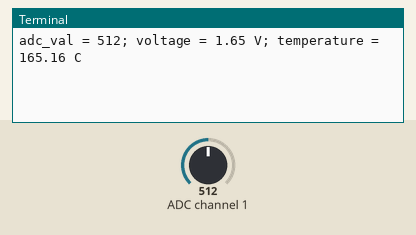
Recording of a program running on a simulated Raspberry Pi (BCM pin numbers). Shown: the last lines printed to the terminal. The inputs (shaded band) are chosen by the test bench; at power-on: ADC channel 1 = 512 (analog values on the 0–1023 scale). Random numbers come from a fixed seed; requests to the public web service named in the program get a made-up reply in its usual format after 0.4 s (London, UTC, broken clouds, 64 % humidity, 1013 hPa unless stated); values from a settings file that is not in the repository are placeholders.

Above: at 1.2 s.
1.3 s: ADC channel 1 set to 716
At 2.5 s:
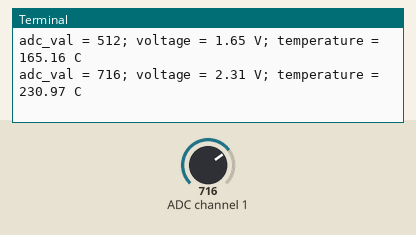
3.2 s: ADC channel 1 set to 900
At 5.0 s:
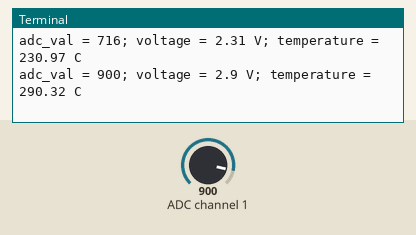
Timing chart, 0 to 6.5 s (numbered marks = the images above; inputs shaded):
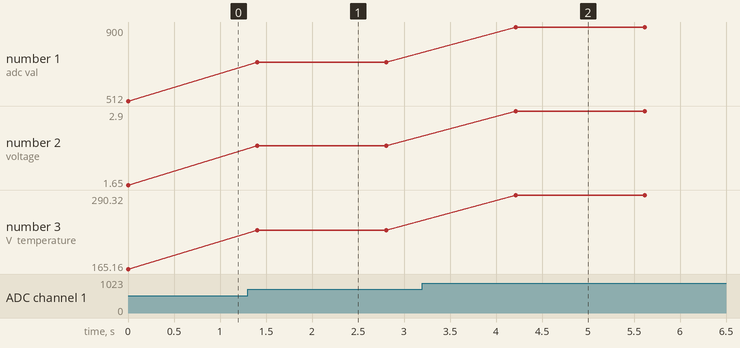

The program:

lm35_adc.py
```python
'''=====================================================================
  This program is free software: you can redistribute it and/or modify
  it under the terms of the GNU General Public License as published by
  the Free Software Foundation, either version 3 of the License, or
  (at your option) any later version.

  This program is distributed in the hope that it will be useful,
  but WITHOUT ANY WARRANTY; without even the implied warranty of
  MERCHANTABILITY or FITNESS FOR A PARTICULAR PURPOSE.  See the
  GNU General Public License for more details.

  You should have received a copy of the GNU General Public License
  along with this program.  If not, see <http://www.gnu.org/licenses/>.
  ---------------------------------------------------------------------
  Purpose : Interface Raspberry Pi with MCP3008 for ADC functionality.
            LM35 temperature sensor is connected to CH1 of MCP3008.
            MCP3008 is powered with 3.3V.
            If environment variable TS_API_KEY is set, data is sent to
            the ThingSpeak IoT cloud. REST API is used.
  Date    : 14 Apr 2019
  Boards  : Raspberry Pi 2, 3
  =====================================================================
'''


import os
import spidev
from tsconn import ThingSpeakConnector
from time import sleep


def adc_read(channel):
    raw_data = spi.xfer([1, (8 + channel) << 4, 0])
    processed_data = ((raw_data[1] & 3) << 8) + raw_data[2]
    return processed_data


def adc2voltage(adc_val, precision=2):
    voltage = (adc_val * 3.3) / float(1023)
    voltage = round(voltage, precision)
    return voltage


def adc2celsius(adc_val, precision=2):
    # 10-bit ADC, 3.3V supply, 10 mV/deg C
    temperature = ((adc_val * 330) / float(1023))
    temperature = round(temperature, precision)
    return temperature


spi = spidev.SpiDev()
spi.open(0, 0)
spi.max_speed_hz = 5000

adc_channel = 1

tspeak = None
if os.environ['TS_API_KEY']:
    tspeak = ThingSpeakConnector(os.environ['TS_API_KEY'])

while True:
    adc_temperature = adc_read(adc_channel)
    voltage = adc2voltage(adc_temperature)
    temperature = adc2celsius(adc_temperature)
    print("adc_val = {}; voltage = {} V; temperature = {} C".format(adc_temperature, voltage, temperature))

    # Send data to ThingSpeak IoT cloud
    if tspeak:
        tspeak.send(temperature)

    sleep(1)
```

tsconn.py
```python
import random
import string
import requests
import paho.mqtt.publish as publish


class ThingSpeakConnector:
    def __init__(self, api_key, mqtt_api_key=None):
        self.sess = requests.Session()
        self.client_id = ''.join(random.sample(string.ascii_lowercase, 16))
        self.api_key = api_key
        self.mqtt_api_key = mqtt_api_key

    def send(self, temperature, keep_alive=False):
        if keep_alive:
            req = requests.Request('POST', 'https://api.thingspeak.com/update.json',
                data = {
                'api_key': self.api_key,
                'field1': temperature
                })
            prepped = req.prepare()
            rsp = self.sess.send(prepped)
        else:
            rsp = requests.post('https://api.thingspeak.com/update.json',
                data = {
                'api_key': self.api_key,
                'field1': temperature
                })

        if rsp.status_code != 200:
            print("Error: Unable to send to ThingSpeak cloud; status code {}".format(rsp.status_code))

    def send_mqtt(self, channel_id, temperature):
        try:
            topic = "channels/{}/publish/{}".format(channel_id, self.api_key)
            payload = "field1={}".format(temperature)
            publish.single(topic, payload, hostname='mqtt.thingspeak.com', transport='websockets', port=80,auth={'username':'devopedia','password':self.mqtt_api_key})
        except Exception as e:
            print("Error: Unable to send to ThingSpeak cloud; error {}".format(e))
```

Measured:
- after the input at 1.3 s, the terminal: prints a new line after 0.11 s (image 1)
- after the input at 3.2 s, the terminal: prints a new line after 1.0 s (image 2)
- plotted number 1: 512 → 716 after the input at 1.3 s, 716 → 900 after the input at 3.2 s
- plotted number 2: 1.65 → 2.31 after the input at 1.3 s, 2.31 → 2.9 after the input at 3.2 s
- plotted number 3: 165.16 → 230.97 after the input at 1.3 s, 230.97 → 290.32 after the input at 3.2 s
